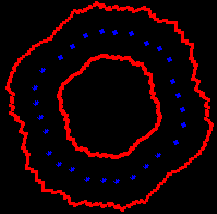
#> input picture reunions/12_04/seek3.png, 217 x 214 px
$ python main.py   (older library calls are emulated)
#> lines starting #> are read from the running program, lines starting #| are printed output that depends on the picture; after the words box and inside, x2 and y2 are one past the last pixel; in counts of white or black regions, pixels touching at a corner belong together
#> further down, img is the input picture: shape (214, 217, 3); mean B, G, R 2.7, 0, 21.4
### reunions/12_04/imageProcessing.py
#!/usr/bin/env python3
# -*- coding: utf-8 -*-
"""
Created on Fri Apr 13 11:29:00 2018

@author: fquinton
"""
import cv2 as cv
import numpy as np
import random

def isolate_color(img, color, INV=0, interval=20):

    #Convert BGR to HSV
#> called with INV = 0, interval = 20
    hsv = cv.cvtColor(img, cv.COLOR_BGR2HSV)
#> hsv: shape (214, 217, 3); mean H, S, V 1.3, 24.1, 24.1
    hsv_color = cv.cvtColor(np.uint8([[color]]), cv.COLOR_BGR2HSV)
    lower= np.array([hsv_color[0][0][0]-interval,100,100])
    upper= np.array([hsv_color[0][0][0]+interval,255,255])


    # Threshold the HSV image to get only desired colors
    mask = cv.inRange(hsv, lower, upper)
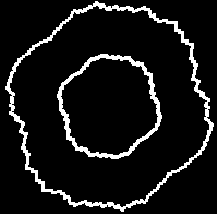
#> mask: shape (214, 217); 8.4% white; 2 white regions, box (x1, y1, x2, y2) and area: (5, 1, 214, 212) 2517, (57, 54, 162, 159) 1384

    ## As a general rule of the thumb, you should try
    ## to repeat as little code as possible -
    ## The four first lines are the same for both
    ## cases, so we don't need to repeat them

    if INV:
        # Bitwise-AND inverted mask and original image
        res = cv.bitwise_and(img, img, mask=cv.bitwise_not(mask))
    else:
        # Bitwise-AND mask and original image
        res = cv.bitwise_and(img, img, mask= mask)

    return(res)

def find_contours(img, slider_pos):
#> called with slider_pos = 0
    imgray = cv.cvtColor(img,cv.COLOR_BGR2GRAY)
#> imgray: shape (214, 217); values 0 (black) and 76 (white), 8.4% white; 2 white regions
    ret,thresh = cv.threshold(imgray,slider_pos,255,0)
    image, contours, hierarchy = cv.findContours(thresh,cv.RETR_TREE,cv.CHAIN_APPROX_SIMPLE)
#> contours = 4 contours; box (x1, y1, x2, y2) and area: (5, 1, 214, 212) 31224, (9, 5, 210, 208) 29438, (57, 54, 162, 159) 8135, (60, 57, 159, 156) 7071
    return contours, hierarchy

def hierarchy_clean(img, isGivenContours=0, contours=None, hierarchy=None):
    if not isGivenContours:
        contours, hierarchy = find_contours(img)
    # This is more pythonic:
    res = [contour for i, contour in enumerate(contours) if hierarchy[0][i][3]==-1]
    return(res)

class FitEllipse:

    def __init__(self, source_image, print_mode, slider_pos, color):
        self.source_image = source_image
        self.pm = print_mode
        # single line if statements should be reserved to very shor/simple cases

        if color is not None:
            self.source_image = isolate_color(self.source_image, color, 0)
        if print_mode:
            cv.createTrackbar("Threshold", "Result", slider_pos, 255, self.process_image)
        self.process_image(slider_pos)

    ## Usually, if a class as a single method, it might not be necessary
    ## to create a class - here you call the method at instanciation time,
    ## So I'm not sure you need a clas
    def process_image(self, slider_pos):
        """
        This function finds contours, draws them and their approximation by ellipses.
        """
        # Create the destination images
        if self.pm:
            image04 = self.source_image.copy()
        contours, hierarchy = find_contours(self.source_image, slider_pos)
        cont = hierarchy_clean(self.source_image, 1, contours, hierarchy)
        res = {}
        for c in cont:
            # Number of points must be more than or equal to 6 for cv.FitEllipse2
            if len(c) < 6:
                continue

            # Draw the current contour in gray
            if self.pm:
                cv.drawContours(image04, c,-1, [0,0,250],1)
            # Fits ellipse to current contour.
            ellipse = cv.fitEllipse(c)
            tuple_c = tuple([tuple(i[0]) for i in c])
            res[tuple_c] = ellipse
            # Draw ellipse in random color
            if self.pm :
                cv.ellipse(image04, ellipse,
                            [random.randrange(256),
                             random.randrange(256),
                            random.randrange(256)], 2)

        # Show image. HighGUI use.
        if self.pm:
            cv.imshow( "Result", image04 )
        return res # return is a statement, not a function

def fitEllipse(img, slider_pos=40, print_mode=False, color=None):
    if print_mode:
        cv.namedWindow("Source", 1)
        cv.namedWindow("Result", 1)
        cv.resizeWindow('Result', 600,600)
        cv.imshow("Source", img)
    fe = FitEllipse(img, print_mode, slider_pos, color).process_image(slider_pos)
    if print_mode:
        print("Press any key to exit")
        cv.waitKey(0)
        cv.destroyWindow("Source")
        cv.destroyWindow("Result")
    return fe

def membraneExtraction(img):
    img_red = isolate_color(img,[0, 0, 255])
    red_cont, red_hier = find_contours(img_red,0)
#> red_cont has the same summary as contours in find_contours; red_hier = [[-1, -1, 1, -1], [-1, -1, 2, 0], [-1, -1, 3, 1], [-1, -1, -1, 2]]

    outside = [contour for contour, hierarchy
              in zip(red_cont, red_hier[0])
              if hierarchy[3] == 0][0]
#> outside = contour of 440 points, box (x1, y1, x2, y2) (9, 5, 210, 208), area 29438


    inside = [contour for contour, hierarchy
              in zip(red_cont, red_hier[0])
              if hierarchy[3] == 2][0]
#> inside = contour of 181 points, box (x1, y1, x2, y2) (60, 57, 159, 156), area 7071

    (o_x,o_y), o_radius = cv.minEnclosingCircle(outside)
#> o_x = 109; o_y = 106; o_radius = 104.8
    (i_x,i_y), i_radius = cv.minEnclosingCircle(inside)
#> i_x = 109; i_y = 106; i_radius = 51.4
    return outside, inside, o_x, o_y, o_radius, i_x, i_y, i_radius


def nucleiDetection(img):
    img_blu = isolate_color(img,[255, 0, 0])
    blu_cont, blu_hier = find_contours(img_blu,0)
    ellipses = fitEllipse(img_blu,0,0)
    centers = [ellipses[i][0] for i in ellipses]

    return ellipses, centers

### reunions/12_04/computingFunctions.py
#!/usr/bin/env python3
# -*- coding: utf-8 -*-
"""
Created on Fri Apr 13 11:50:24 2018

@author: fquinton
"""

import numpy as np

"""
Computing the angle between two nuclei to find the bissectrix
"""

#Computing the angle between two points
# [10 lines left out: function angle, not called in this run]


#Computing the nearest clockwise neighbouring nucleus
def findNeighbor(cells, o):
    res = {}
    # nested loops are bad and should be avoided
    # you can look into np.meshgrid to have a flat iterator
    # over a 2D grid

    # Here, you should rather look into
    # the scipy.spatial module, and the
    # KDTree neighbor finding structure
    # https://docs.scipy.org/doc/scipy/reference/generated/scipy.spatial.cKDTree.html
    for i in cells:
        ii = (i[0]-o[0],i[1]-o[1])
        min1 = 10**6
        argmin1 = -1
        for j in cells:
            jj = (j[0]-o[0],j[1]-o[1])
            if not ii[0]==jj[0] and not ii[1]==jj[1]:
                if ii[0]*jj[1]-ii[1]*jj[0] > 0 and np.sqrt((ii[0]-jj[0])**2+(ii[1]-jj[1])**2)<min1:
                    min1 = np.sqrt((ii[0]-jj[0])**2+(ii[1]-jj[1])**2)
                    argmin1 = j
        res[i] = argmin1
    return res

def find_closer_angle(theta0, theta1):
    '''Finds the index of the closest value in theta1
    for each value in theta0, with 2π periodic boundary
    conditions.

    Parameters
    ----------
    theta0 : np.ndarray of shape (N0,)
      the target values
    theta1 : np.ndarray of shape (N1,)
      array where we search for the values closest
      to the targer theta0

    Returns
    -------
    indices : nd.array of shape (N0,)
      the indices of the values closest to theta0 in theta1

    Example
    -------
    >>> theta0 = np.array([0, 0.5, 0.79])*2*np.pi
    >>> theta1 = np.array([0, 0.1, 0.2, 0.4, 0.5, 0.8, 1.])*2*np.pi
    >>> find_closer_angle(theta0, theta1)
        np.array([0, 4, 5])
    '''
    tt0, tt1 = np.meshgrid(theta0, theta1)
    dtheta = tt0 - tt1
    # periodic boundary
    dtheta[dtheta >   np.pi] -= 2*np.pi
    dtheta[dtheta <= -np.pi] += 2*np.pi

    return (dtheta**2).argmin(axis=0)

def get_bissecting_vertices(centers, inners, outers):
    '''Docstring left as an exercice
    '''
    theta_centers = np.arctan2(centers[:, 1], centers[:, 0])
    bissect = (theta_centers + np.roll(theta_centers, 1, axis=0))/2
    dtheta = (theta_centers - np.roll(theta_centers, 1, axis=0))
    # periodic boundary
    bissect[dtheta >= np.pi] -= np.pi
    bissect[dtheta < -np.pi] += np.pi
    theta_inners = np.arctan2(inners[:, 1], inners[:, 0])
    theta_outers = np.arctan2(outers[:, 1], outers[:, 0])

    inner_vs = inners.take(find_closer_angle(bissect, theta_inners), axis=0)
    outer_vs = outers.take(find_closer_angle(bissect, theta_outers), axis=0)
    return inner_vs, outer_vs

### reunions/12_04/tyssueMissing.py
#!/usr/bin/env python3
# -*- coding: utf-8 -*-
"""
Created on Fri Apr 13 11:56:46 2018

@author: fquinton
"""


from tyssue import Sheet, config
import pandas as pd
import numpy as np

class AnnularSheet(Sheet):
    """2D annular model of a cylinder-like monolayer.
    Provides syntactic sugar to access the apical, basal and
    lateral segments of the epithlium
    """
    def segment_index(self, segment, element):
        df = getattr(self, '{}_df'.format(element))
        return df[df['segment'] == segment].index

    @property
    def lateral_edges(self):
        return self.segment_index('lateral', 'edge')

    @property
    def apical_edges(self):
        return self.segment_index('apical', 'edge')

    @property
    def basal_edges(self):
        return self.segment_index('basal', 'edge')

    @property
    def apical_verts(self):
        return self.segment_index('apical', 'vert')

    @property
    def basal_verts(self):
        return self.segment_index('basal', 'vert')

def generate_ring(Nf, R_in, R_out, R_vit=None, apical='in'):
    specs = config.geometry.planar_spec()
    specs['settings'] = specs.get('settings', {})
    specs['settings']['R_in'] = R_in
    specs['settings']['R_out'] = R_out
    specs['settings']['R_vit'] = R_vit

    Ne = Nf * 4
    Nv = Nf * 2
    vert_df = pd.DataFrame(index=pd.Index(range(Nv), name='vert'),
                           columns=specs['vert'].keys(), dtype=float)
    edge_df = pd.DataFrame(index=pd.Index(range(Ne), name='edge'),
                           columns=specs['edge'].keys(), dtype=float)
    face_df = pd.DataFrame(index=pd.Index(range(Nf), name='face'),
                           columns=specs['face'].keys(), dtype=float)

    inner_edges = np.array(
        [[f0, v0, v1] for f0, v0, v1
         in zip(range(Nf), range(Nf), np.roll(range(Nf), -1))])

    outer_edges = np.zeros_like(inner_edges)
    outer_edges[:, 0] = inner_edges[:, 0]
    outer_edges[:, 1] = inner_edges[:, 2] + Nf
    outer_edges[:, 2] = inner_edges[:, 1] + Nf

    left_spokes = np.zeros_like(inner_edges)
    left_spokes[:, 0] = inner_edges[:, 0]
    left_spokes[:, 1] = outer_edges[:, 2]
    left_spokes[:, 2] = inner_edges[:, 1]

    right_spokes = np.zeros_like(inner_edges)
    right_spokes[:, 0] = inner_edges[:, 0]
    right_spokes[:, 1] = inner_edges[:, 2]
    right_spokes[:, 2] = outer_edges[:, 1]

    edges = np.concatenate([inner_edges, outer_edges,
                            left_spokes, right_spokes])

    edge_df[['face', 'srce', 'trgt']] = edges
    edge_df[['face', 'srce', 'trgt']] = edge_df[['face', 'srce', 'trgt']].astype(int)

    thetas = np.linspace(0, 2*np.pi, Nf,
                         endpoint=False)
    thetas += thetas[1] / 2

    thetas = thetas[::-1]
    # Setting vertices position (turning clockwise for correct orientation)
    vert_df.loc[range(Nf), 'x'] = R_in * np.cos(thetas)
    vert_df.loc[range(Nf), 'y'] = R_in * np.sin(thetas)
    vert_df.loc[range(Nf, 2*Nf), 'x'] = R_out * np.cos(thetas)
    vert_df.loc[range(Nf, 2*Nf), 'y'] = R_out * np.sin(thetas)

    vert_df['segment'] = 'basal'
    edge_df['segment'] = 'basal'
    if apical == 'out':
        edge_df.loc[range(Nf, 2*Nf), 'segment'] = 'apical'
        vert_df.loc[range(Nf, 2*Nf), 'segment'] = 'apical'
    elif apical == 'in':
        edge_df.loc[range(Nf), 'segment'] = 'apical'
        vert_df.loc[range(Nf), 'segment'] = 'apical'
    else:
        raise ValueError(f'apical argument not understood,'
                          'should be either "in" or "out", got {apical}')
    edge_df.loc[range(2*Nf, 4*Nf), 'segment'] = 'lateral'

    datasets = {'vert': vert_df,
                'edge': edge_df,
                'face': face_df}
    return AnnularSheet('ring', datasets,specs, coords=['x', 'y'])

### reunions/12_04/main.py
#!/usr/bin/env python3
# -*- coding: utf-8 -*-
"""
Created on Wed Apr 11 16:54:49 2018

@author: fquinton
"""

import numpy as np
import matplotlib.pyplot as plt

#from tyssue.generation import generate_ring
from tyssue import PlanarGeometry
from tyssue.draw.plt_draw import quick_edge_draw
from tyssue.dynamics import effectors, factory
from math import sin
import cv2 as cv
import imageProcessing as iP
import computingFunctions as cpF
import tyssueMissing


#import data with opencv
img = cv.imread('seek3.png')


"""
red pixels = membrane
"""

membraneData = iP.membraneExtraction(img)
#> membraneData = 8 items, first 6: contour of 440 points, box (x1, y1, x2, y2) (9, 5, 210, 208), area 29438, contour of 181 points, box (x1, y1, x2, y2) (60, 57, 159, 156), area 7071, 109, 106, 104.8, 109

#saving useful data on the membrane
outside = membraneData[0]
inside = membraneData[1]
o_x, o_y, o_radius = membraneData[2:5]
#> o_x = 109; o_y = 106; o_radius = 104.8
i_x,i_y, i_radius = membraneData[5::]
#> i_x = 109; i_y = 106; i_radius = 51.4

"""
blue pixels = nuclei
"""

nucleiData = iP.nucleiDetection(img)
#> call 2 of isolate_color, with INV = 0, interval = 20
#> in isolate_color (call 2), `mask = cv.inRange(hsv, lower, upper)`:
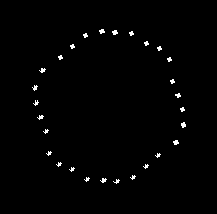
#> mask: shape (214, 217); 1.1% white in thin lines or dots, all inside (x1, y1, x2, y2) = (32, 29, 186, 184)
#> in find_contours (call 2), `image, contours, hierarchy = cv.findContours(thresh,cv.RETR_TREE,cv.CH..`: contours = 28 contours, all with area under 20
#> in nucleiDetection, `blu_cont, blu_hier = find_contours(img_blu,0)`: blu_hier = 28 rows, first 6: [1, -1, -1, -1], [2, 0, -1, -1], [3, 1, -1, -1], [4, 2, -1, -1], [5, 3, -1, -1], [6, 4, -1, -1]
#> in process_image, `contours, hierarchy = find_contours(self.source_image, slider_pos)`: contours = 28 contours, all with area under 20
#> the loop in process_image, `for c in cont:` made 28 passes
#> ellipse on passes 1 to 12: ((116.1, 180.8), (3.72, 5.61), 84.06), ((103, 179.9), (3.93, 5.64), 71.2), ((86.51, 178.8), (3.59, 4.91), 62.26), ((132.5, 176.8), (3.59, 4.91), 62.26), ((71.51, 168.8), (3.59, 4.91), 62.26), ((145.5, 165.8), (3.59, 4.91), 62.26), ((58.51, 163.8), (3.59, 4.91), 62.26), ((157.5, 154.8), (3.59, 4.91), 62.26), ((48.51, 152.8), (3.59, 4.91), 62.26), ((175.5, 142), (4.23, 5.04), 84.04), ((45.51, 130.8), (3.59, 4.91), 62.26), ((183, 124.5), (4.23, 5.04), 174)
#> after the loop in process_image, `for c in cont:`: res = 28 items
#> the loop in process_image (call 2), `for c in cont:` made 28 passes
#> in nucleiDetection, `centers = [ellipses[i][0] for i in ellipses]`: centers = 28 pairs, first value 34.62 to 183, second value 30.96 to 180.8

#saving useful data on the nuclei
ellipses = nucleiData[0]
centers = nucleiData[1]


#for each cell defined by its center, compute its closest clockwise neighbor
neighbors = cpF.findNeighbor(centers, (o_x,o_y))
#> the loop in findNeighbor, `for i in cells:` made 28 passes
#> (i, ii) on passes 1 to 12: ((116.1, 180.8), (7.06, 74.75)), ((103, 179.9), (-6, 73.85)), ((86.51, 178.8), (-22.49, 72.8)), ((132.5, 176.8), (23.51, 70.8)), ((71.51, 168.8), (-37.49, 62.8)), ((145.5, 165.8), (36.51, 59.8)), ((58.51, 163.8), (-50.49, 57.8)), ((157.5, 154.8), (48.51, 48.8)), ((48.51, 152.8), (-60.49, 46.8)), ((175.5, 142), (66.5, 36)), ((45.51, 130.8), (-63.49, 24.8)), ((183, 124.5), (74, 18.5))
#> after the loop in findNeighbor, `for i in cells:`: res = 28 items
#> neighbors = 28 items


#inside = (inside - np.ones(inside.shape)*(img.shape[0]/2.0))/float(img.shape[0])
#outside = (outside - np.ones(outside.shape)*(img.shape[0]/2.0))/float(img.shape[0])


inside = np.array([[(inside[i][0][0]-img.shape[0]/2.0)/img.shape[0],(inside[i][0][1]-img.shape[1]/2.0)/img.shape[1]] for i in range(len(inside))])
#> inside = 181 pairs, first value -0.22 to 0.238, second value -0.237 to 0.214
outside = np.array([[(outside[i][0][0]-img.shape[0]/2.0)/img.shape[0],(outside[i][0][1]-img.shape[1]/2.0)/img.shape[1]] for i in range(len(outside))])
#> outside = 440 pairs, first value -0.458 to 0.477, second value -0.477 to 0.454
#we need the list of cell nuclei to be clockwise ordered
clockwiseCenters = [neighbors[centers[0]]]
#> clockwiseCenters = [(103, 179.9)]
for i in centers[0:len(centers)-1] :
    tmp = clockwiseCenters[len(clockwiseCenters)-1]
    clockwiseCenters.append(neighbors[tmp])
#> this loop made 27 passes
#> (i, tmp) on passes 1 to 12: ((116.1, 180.8), (103, 179.9)), ((103, 179.9), (86.51, 178.8)), ((86.51, 178.8), (71.51, 168.8)), ((132.5, 176.8), (58.51, 163.8)), ((71.51, 168.8), (48.51, 152.8)), ((145.5, 165.8), (45.51, 130.8)), ((58.51, 163.8), (40.09, 116.8)), ((157.5, 154.8), (35.51, 102.4)), ((48.51, 152.8), (34.62, 87.28)), ((175.5, 142), (42, 69.85)), ((45.51, 130.8), (60, 57)), ((183, 124.5), (72, 46))
#> after the loop, clockwiseCenters has the same summary as centers in nucleiDetection

clockwiseCenters = np.array([[(clockwiseCenters[i][0]-img.shape[0]/2.0)/img.shape[0],(clockwiseCenters[i][1]-img.shape[1]/2.0)/img.shape[1]] for i in range(len(clockwiseCenters))])
#> clockwiseCenters = 28 pairs, first value -0.338 to 0.355, second value -0.357 to 0.333


#defining de organoid using the data we saved above
Nf = len(clockwiseCenters)
#> Nf = 28
R_in = i_radius/img.shape[1]
#> R_in = 0.237
R_out = o_radius/img.shape[1]
#> R_out = 0.483
inners = inside
#> inners has the same summary as inside
outers = outside
#> outers has the same summary as outside
centers = clockwiseCenters
#> centers has the same summary as clockwiseCenters

#plotting the organoid
fig, ax = plt.subplots()
ax.plot(*inners.T)
ax.plot(*outers.T)
ax.scatter(centers[:, 0], centers[:, 1], marker='+')
_ = ax.set(aspect='equal')


#compute the vertices of the mesh
inner_vs, outer_vs = cpF.get_bissecting_vertices(centers, inners, outers)
#> in get_bissecting_vertices, `theta_centers = np.arctan2(centers[:, 1], centers[:, 0])`: theta_centers = 28 values, max 3.02 at index 6, min -3.06 at index 7, mean -0.0383
#> in get_bissecting_vertices, `bissect = (theta_centers + np.roll(theta_centers, 1, axis=0))/2`: bissect = 28 values, max 2.91 at index 6, min -2.96 at index 8, mean -0.0383
#> in get_bissecting_vertices, `dtheta = (theta_centers - np.roll(theta_centers, 1, axis=0))`: dtheta = 28 values, max 0.298 at index 5, min -6.08 at index 7, mean 1.98e-17
#> in get_bissecting_vertices, `theta_inners = np.arctan2(inners[:, 1], inners[:, 0])`: theta_inners = 181 values, max 3.13 at index 138, min -3.13 at index 139, mean -0.0221
#> in get_bissecting_vertices, `theta_outers = np.arctan2(outers[:, 1], outers[:, 0])`: theta_outers = 440 values, max 3.14 at index 331, min -3.14 at index 332, mean -0.0541
#> in find_closer_angle, `dtheta[dtheta >   np.pi] -= 2*np.pi`:
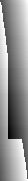
#> dtheta: shape (181, 28) float64; min -6.09, max 3.14, mean -0.73; drawn with min black and max white
#> in find_closer_angle, `dtheta[dtheta <= -np.pi] += 2*np.pi`:
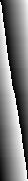
#> dtheta: shape (181, 28) float64; 11.56% of pixels changed, all inside (x1, y1, x2, y2) = (8, 60, 22, 139); drawn with min black and max white
#> in get_bissecting_vertices, `inner_vs = inners.take(find_closer_angle(bissect, theta_inners), axis=0)`: inner_vs = 28 pairs, first value -0.21 to 0.234, second value -0.233 to 0.214
#> in find_closer_angle (call 2), `dtheta[dtheta >   np.pi] -= 2*np.pi`:
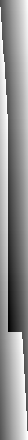
#> dtheta: shape (440, 28) float64; min -6.1, max 3.14, mean -0.712; drawn with min black and max white
#> in find_closer_angle (call 2), `dtheta[dtheta <= -np.pi] += 2*np.pi`:
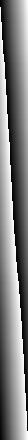
#> dtheta: shape (440, 28) float64; 11.28% of pixels changed, all inside (x1, y1, x2, y2) = (8, 129, 22, 332); drawn with min black and max white
#> in get_bissecting_vertices, `outer_vs = outers.take(find_closer_angle(bissect, theta_outers), axis=0)`: outer_vs = 28 pairs, first value -0.453 to 0.463, second value -0.463 to 0.435

#plotting the computed mesh vertices on the organoid image
fig, ax = plt.subplots()
ax.plot(*inners.T)
ax.plot(*outers.T)
ax.scatter(centers[:, 0], centers[:, 1], marker='+')
ax.plot(inner_vs[:, 0], inner_vs[:, 1], '-o', alpha=0.8)
ax.plot(outer_vs[:, 0], outer_vs[:, 1], '-o', alpha=0.8)
_ = ax.set(aspect='equal')


#initialising the mesh
organo = tyssueMissing.generate_ring(Nf, R_in, R_out)
#> (the run stopped early here; a loop or call above may not have finished)
